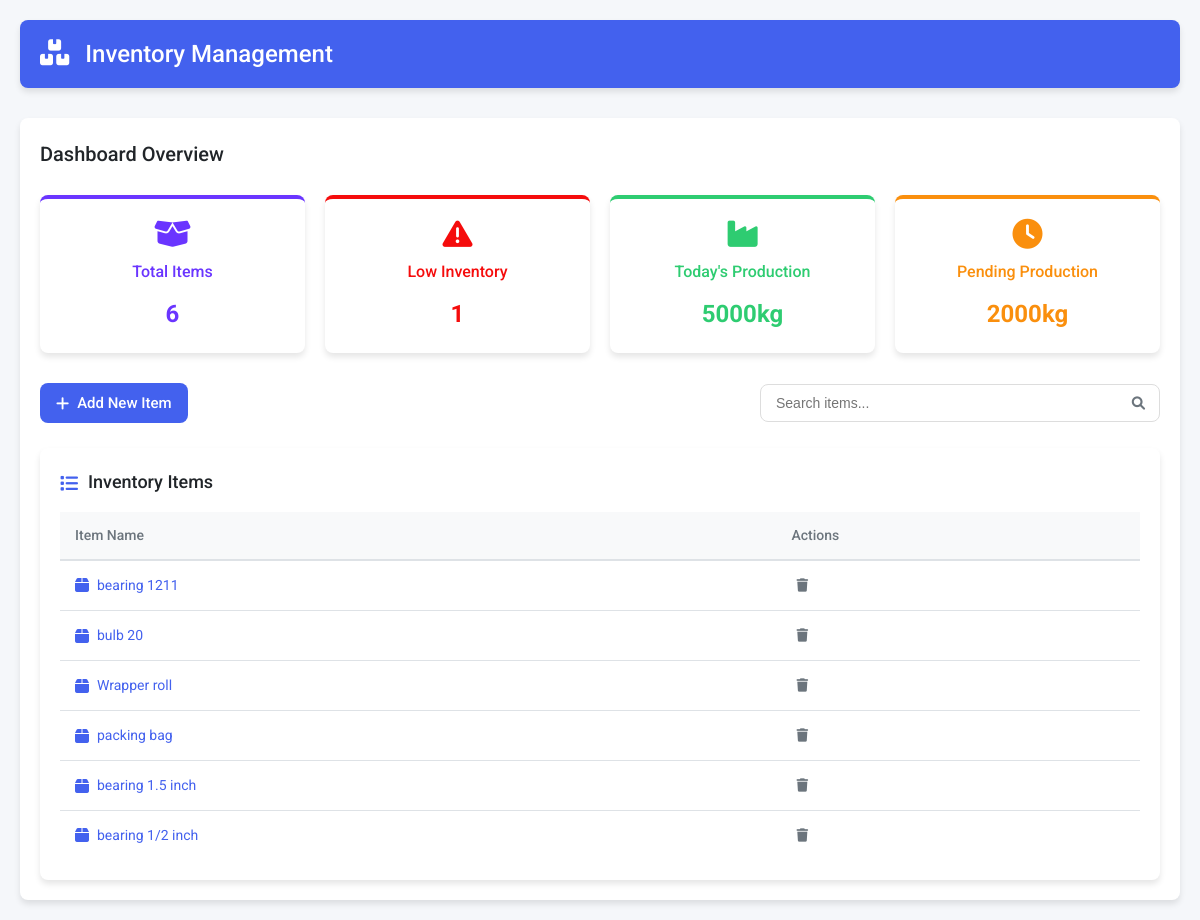
/, run on an earlier commit of the app's database.
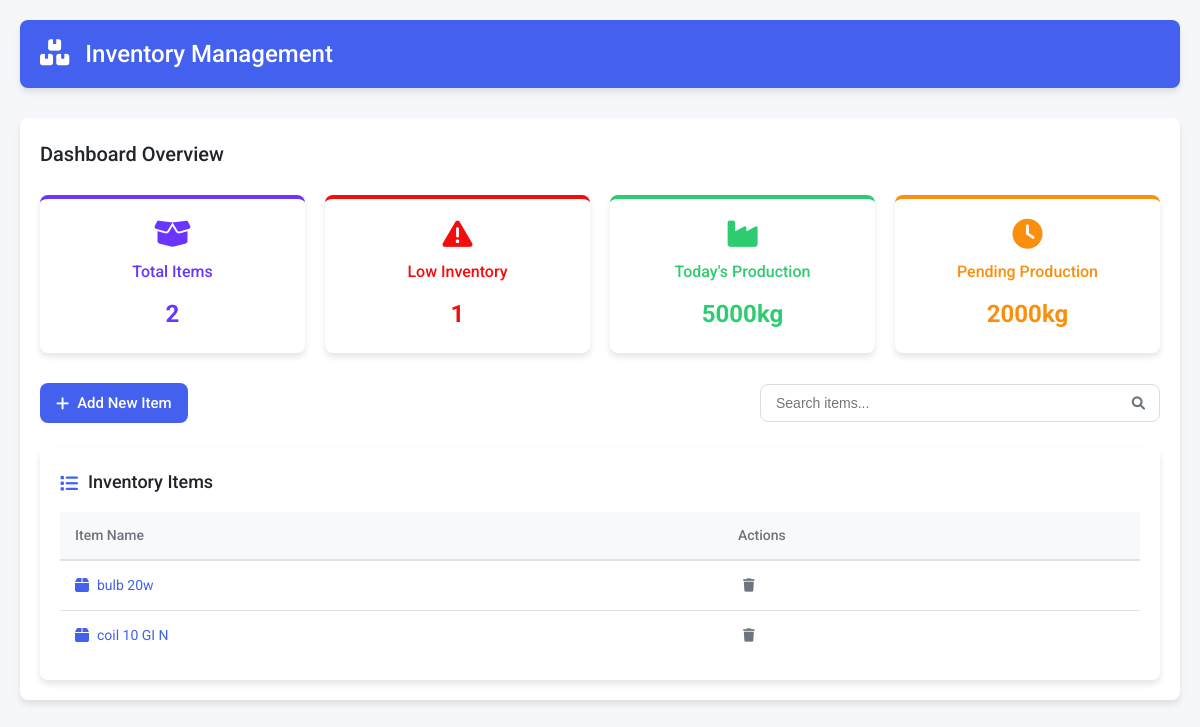
And on a later commit of the database.
### tables this page shows
CREATE TABLE items
                     (id INTEGER PRIMARY KEY AUTOINCREMENT,
                      name TEXT UNIQUE,
                      item_type TEXT,
                      item_unit TEXT,
                      minimum_inventory REAL,
                      current_inventory REAL check(current_inventory >= 0) default 0,
                      init_inventory_pm REAL,
                      updated_at TIMESTAMP DEFAULT CURRENT_TIMESTAMP,
                      has_rolls INTEGER BOOLEAN DEFAULT 0,
                      custom_fields TEXT);

### app.py (the view)
@app.route('/')
def index():
    conn = get_db_connection()
    c = conn.cursor()
    search_term = request.args.get('search', '').lower()
    query = 'SELECT id, name, minimum_inventory, current_inventory FROM items'
    if search_term:
        query += ' WHERE LOWER(name) LIKE ?'
        c.execute(query, (f'%{search_term}%',))
    else:
        c.execute(query)
    items = c.fetchall()
    c.execute('SELECT COUNT(*) FROM items WHERE minimum_inventory >= current_inventory')
    no_of_low_inv_item = c.fetchone()
    c.execute('SELECT COUNT(id) FROM ITEMS ')
    no_of_items = c.fetchone()
    conn.close()
    return render_template('index.html', items=items , no_of_low_inv_item = no_of_low_inv_item, search_term=search_term , no_of_items = no_of_items)

### app.py (called while the page is built)
@app.context_processor
def inject_datetime():
    return {'datetime': datetime}

def get_db_connection():
    conn = sqlite3.connect(DATABASE)
    conn.execute("PRAGMA foreign_keys = ON")
    return conn

### templates/index.html (shortened to what this page needs)
{% extends "base.html" %}
{% block content %}
    <div class="dashboard-container">
        <div class="dashboard-header">
            <h2>Dashboard Overview</h2>
        </div>
        <div class="stats-grid">
            <div class="stat-card purple">
                <i class="fas fa-box-open"></i>
                <h3>Total Items</h3>
                <p>{{no_of_items[0]}}</p>
            </div>
            <div class="stat-card red">
                <i class="fas fa-exclamation-triangle"></i>
                <h3>Low Inventory</h3>
                <p><a href="{{ url_for('low_inventory_list') }}">{{no_of_low_inv_item[0]}}</a></p>
            </div>
            <div class="stat-card green">
                <i class="fas fa-industry"></i>
                <h3>Today's Production</h3>
                <p>5000kg</p>
            </div>
            <div class="stat-card orange">
                <i class="fas fa-clock"></i>
                <h3>Pending Production</h3>
                <p>2000kg</p>
            </div>
        </div>
        <div class="action-bar">
            <a href="{{ url_for('add_item') }}" class="btn btn-primary">
                <i class="fas fa-plus"></i> Add New Item
            </a>
            <form method="GET" action="{{ url_for('index') }}" class="search-form">
                <div class="search-box">
                    <input type="text" name="search" id="searchInput"
                           placeholder="Search items..."
                           value="{{ search_term }}">
                    <button type="submit" class="search-btn">
                        <i class="fas fa-search"></i>
                    </button>
                </div>
            </form>
        </div>
        <div class="inventory-table-container">
            <h2><i class="fas fa-list"></i> Inventory Items</h2>
            {% if items %}
            <table class="inventory-table">
                <thead>
                    <tr>
                        <th>Item Name</th>
                        <th>Actions</th>
                    </tr>
                </thead>
                <tbody>
                    {% for item in items %}
                    <tr>
                        <td>
                            <a href="{{ url_for('item_form', item_id=item[0]) }}" class="item-link">
                                <i class="fas fa-box"></i> {{ item[1] }}
                            </a>
                        </td>
                        <td class="actions">
                            <form method="POST" action="{{ url_for('delete_item', item_id=item[0]) }}"
                                  onsubmit="return confirm('Are you sure you want to delete this item?');">
                                <button type="submit" class="btn-icon danger" title="Delete">
                                    <i class="fas fa-trash"></i>
                                </button>
                            </form>
                        </td>
                    </tr>
                    {% endfor %}
                </tbody>
            </table>
            {% else %}
            <div class="empty-state">
                <i class="fas fa-box-open"></i>
                <h3>No inventory items</h3>
                <p>Add your first item to get started</p>
            </div>
            {% endif %}
        </div>
    </div>
{% endblock %}

What changed in the data, as far as the page shows it:
removed items: name "bearing 1211"
removed items: name "Wrapper roll"
removed items: name "packing bag"
removed items: name "bearing 1.5 inch"
removed items: name "bearing 1/2 inch"
changed items: name "bulb 20" → "bulb 20w"
added items: name "coil 10 GI N"
Also different on the page:
{{ no_of_items[0] }}: "6" → "2"
